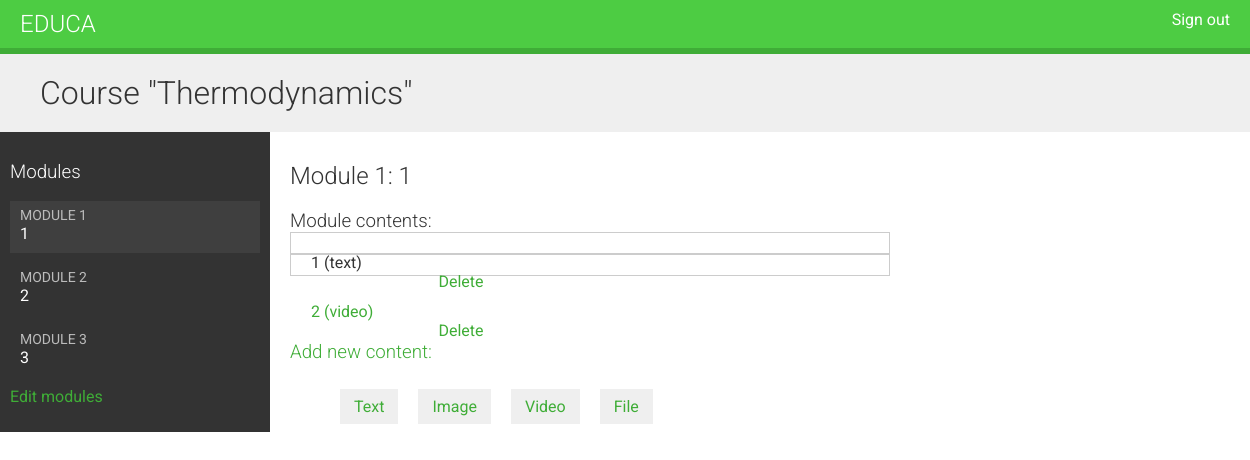
/course/module/11/ (signed in), run on the app's committed database.
### courses/models.py (models this page shows, shortened)
class Course(models.Model):
    owner = models.ForeignKey(User, related_name='courses_created', on_delete=models.CASCADE)
    subject = models.ForeignKey(Subject, related_name='courses', on_delete=models.CASCADE)
    title = models.CharField(max_length=200)
    slug = models.SlugField(max_length=200, unique=True)
    overview = models.TextField()
    created = models.DateTimeField(auto_now_add=True)
    students = models.ManyToManyField(User, related_name='courses_joined', blank=True)
    class Meta:
        ordering = ['-created']

class Module(models.Model):
    course = models.ForeignKey(Course, related_name='modules', on_delete=models.CASCADE)
    title = models.CharField(max_length=200)
    description = models.TextField(blank=True)
    order = OrderField(blank=True, for_fields=['course'])
    class Meta:
        ordering = ['order']

class Content(models.Model):
    module = models.ForeignKey(Module, related_name='contents', on_delete=models.CASCADE)
    content_type = models.ForeignKey(ContentType, on_delete=models.CASCADE,
    limit_choices_to={'model__in':(
                    'text',
                    'video',
                    'image',
                    'file')})
    object_id = models.PositiveIntegerField()
    item = GenericForeignKey('content_type', 'object_id')
    order = OrderField(blank=True, for_fields=['module'])
    class Meta:
        ordering = ['order']

class ItemBase(models.Model):
    owner = models.ForeignKey(User, related_name='%(class)s_related', on_delete=models.CASCADE)
    title = models.CharField(max_length=250)
    created = models.DateTimeField(auto_now_add=True)
    updated = models.DateTimeField(auto_now=True)
    class Meta:
        abstract = True
    def __str__(self):
        return self.title

class Text(ItemBase):
    content = models.TextField()

class Video(ItemBase):
    url = models.URLField()

### courses/views.py (the view)
# urls.py: path('module/<int:module_id>/', views.ModuleContentListView.as_view(), name='module_content_list'),
class ModuleContentListView(TemplateResponseMixin, View):
    template_name = 'courses/manage/module/content_list.html'
    def get(self, request, module_id):
        module = get_object_or_404(Module, id=module_id, course__owner=request.user)
        return self.render_to_response({'module': module})

### courses/templatetags/course.py (called while the page is built)
@register.filter
def model_name(obj):
    try:
        return obj._meta.model_name
    except AttributeError:
        return None

### courses/templates/courses/manage/module/content_list.html (shortened to what this page needs)
{% extends "base.html" %}
{% load course %}
{% block content %}
{% with course=module.course %}
<h1>Course "{{ course.title }}"</h1>
<div class="contents">
<h3>Modules</h3>
<ul id="modules">
{% for m in course.modules.all %}
<li data-id="{{ m.id }}" {% if m == module %}
class="selected"{% endif %}>
<a href='{% url "module_content_list" m.id %}'>
<span>
Module <span class="order">{{ m.order|add:1 }}</span>
</span>
<br>
{{ m.title }}
</a>
</li>
{% empty %}
<li>No modules yet.</li>
{% endfor %}
</ul>
<p><a href='{% url "course_module_update" course.id %}'>
Edit modules</a></p>
</div>
<div class="module">
<h2>Module {{ module.order|add:1 }}: {{ module.title }}</h2>
<h3>Module contents:</h3>
<div id="module-contents">
{% for content in module.contents.all %}
<div data-id="{{ content.id }}">
{% with item=content.item %}
<p>{{ item }} ({{ item|model_name }})</p>
<a href="{% url "module_content_update" module.id item|model_name item.id %}">
<form action="{% url 'module_content_delete' content.id%}"
method="post">
<input type="submit" value="Delete">
</form>
{% endwith %}
</div>
{% empty %}
<p>This module has no contents yet.</p>
{% endfor %}
</div>
<h3>Add new content:</h3>
<ul class="content-types">
<li><a href='{% url "module_content_create" module.id "text"%}'>
Text</a></li>
<li><a href='{% url "module_content_create" module.id "image"%}'>
Image</a></li>
<li><a href='{% url "module_content_create" module.id "video"%}'>
Video</a></li>
<li><a href='{% url "module_content_create" module.id "file"%}'>
File</a></li>
</ul>
</div>
{% endwith %}
{% endblock %}

### courses/static/css/base.css (style rules this page uses)
body { margin:0; font-family:'Roboto', sans-serif; font-weight:400; color:#333; }
a { color:#3fad37; text-decoration:none; }
ul { float:left; }
h1, h2, h3, h4, h5, h6 { font-family:'Roboto', sans-serif; font-weight:300; }
h1 { background:#efefef; width:100%; overflow:auto; padding:20px 0 20px 40px; margin:0; }
.module { padding:10px 20px; float:left; width:600px; }
.module h3 { margin:20px 0 0; padding:0; width:100%; }
.module p { margin:10px 0 20px; width:100%; float:left; }
.contents { width:20%; padding:10px; float:left; background:#333; color: #fff; font-family:'Roboto', sans-serif; }
.contents ul { list-style:none; margin:0; padding:0; width:100%; }
.contents ul li { margin:0 0 10px 0; padding:4px 10px 10px; overflow:auto; cursor:move; }
.contents ul li.selected { background:#3f3f3f; }
.contents ul span { text-transform:uppercase; color:#bbb; font-size:14px; }
.contents ul a { display:block; color:#fff; text-decoration:none; }
ul.content-types li { list-style:none; float:left; margin:10px; background:#efefef; padding:8px 14px; }
input, select, textarea { border:1px solid #ccc; border-bottom:3px solid #ccc; padding:8px 12px; font-size:16px; font-family:'Roboto', sans-serif; float:left; clear:both; width:300px; }
input[type=submit], a.button { border-radius:5px; background:#4dcc43; color:#fff; font-size:16px; text-transform:uppercase; border:none; padding:10px 20px; margin:20px 0; }
#module-contents div { padding:10px 20px; border:1px solid #ccc; background:#fff }
#module-contents form { margin:0; padding:0; }
#module-contents input[type=submit] { color:#3fad37; background:none; margin:-20px 0 0; padding:0; float:left; text-transform:none; }

### data on the page
Course: title "Thermodynamics"
Module: order|add "1", title "1"
Module: order|add "2", title "2"
Module: order|add "3", title "3"
Content: item "1", item|model_name "text"
Content: item "2", item|model_name "video"
